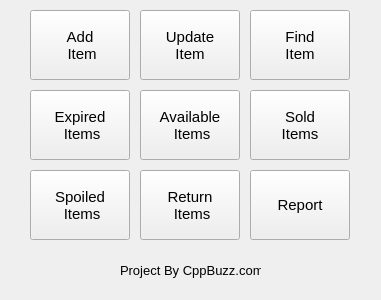
<?xml version="1.0" encoding="UTF-8"?>
<ui version="4.0">
 <class>MainWindow</class>
 <widget class="QMainWindow" name="MainWindow">
  <property name="geometry">
   <rect>
    <x>0</x>
    <y>0</y>
    <width>381</width>
    <height>300</height>
   </rect>
  </property>
  <property name="windowTitle">
   <string>Grocery Store Manager 1.0</string>
  </property>
  <widget class="QWidget" name="centralWidget">
   <widget class="QPushButton" name="btnAddItem">
    <property name="geometry">
     <rect>
      <x>30</x>
      <y>10</y>
      <width>100</width>
      <height>70</height>
     </rect>
    </property>
    <property name="font">
     <font>
      <pointsize>11</pointsize>
     </font>
    </property>
    <property name="text">
     <string>Add
 Item</string>
    </property>
   </widget>
   <widget class="QPushButton" name="btnUpdateItem">
    <property name="geometry">
     <rect>
      <x>140</x>
      <y>10</y>
      <width>100</width>
      <height>70</height>
     </rect>
    </property>
    <property name="font">
     <font>
      <pointsize>11</pointsize>
     </font>
    </property>
    <property name="text">
     <string>Update
Item</string>
    </property>
   </widget>
   <widget class="QPushButton" name="btnAvailableItems">
    <property name="geometry">
     <rect>
      <x>140</x>
      <y>90</y>
      <width>100</width>
      <height>70</height>
     </rect>
    </property>
    <property name="font">
     <font>
      <pointsize>11</pointsize>
     </font>
    </property>
    <property name="text">
     <string>Available 
 Items</string>
    </property>
   </widget>
   <widget class="QPushButton" name="btnSoldItems">
    <property name="geometry">
     <rect>
      <x>250</x>
      <y>90</y>
      <width>100</width>
      <height>70</height>
     </rect>
    </property>
    <property name="font">
     <font>
      <pointsize>11</pointsize>
     </font>
    </property>
    <property name="text">
     <string>Sold
Items</string>
    </property>
   </widget>
   <widget class="QPushButton" name="btnReport">
    <property name="geometry">
     <rect>
      <x>250</x>
      <y>170</y>
      <width>100</width>
      <height>70</height>
     </rect>
    </property>
    <property name="font">
     <font>
      <pointsize>11</pointsize>
     </font>
    </property>
    <property name="text">
     <string>Report</string>
    </property>
   </widget>
   <widget class="QLabel" name="label">
    <property name="geometry">
     <rect>
      <x>120</x>
      <y>260</y>
      <width>141</width>
      <height>20</height>
     </rect>
    </property>
    <property name="font">
     <font>
      <pointsize>10</pointsize>
     </font>
    </property>
    <property name="text">
     <string>Project By CppBuzz.com</string>
    </property>
   </widget>
   <widget class="QPushButton" name="btnExpiredItems">
    <property name="geometry">
     <rect>
      <x>30</x>
      <y>90</y>
      <width>100</width>
      <height>70</height>
     </rect>
    </property>
    <property name="font">
     <font>
      <pointsize>11</pointsize>
     </font>
    </property>
    <property name="text">
     <string>Expired 
 Items</string>
    </property>
   </widget>
   <widget class="QPushButton" name="btnSpoiledItem">
    <property name="geometry">
     <rect>
      <x>30</x>
      <y>170</y>
      <width>100</width>
      <height>70</height>
     </rect>
    </property>
    <property name="font">
     <font>
      <pointsize>11</pointsize>
     </font>
    </property>
    <property name="text">
     <string>Spoiled 
 Items</string>
    </property>
   </widget>
   <widget class="QPushButton" name="btnReturnItems">
    <property name="geometry">
     <rect>
      <x>140</x>
      <y>170</y>
      <width>100</width>
      <height>70</height>
     </rect>
    </property>
    <property name="font">
     <font>
      <pointsize>11</pointsize>
     </font>
    </property>
    <property name="text">
     <string>Return 
 Items</string>
    </property>
   </widget>
   <widget class="QPushButton" name="btnFindItem">
    <property name="geometry">
     <rect>
      <x>250</x>
      <y>10</y>
      <width>100</width>
      <height>70</height>
     </rect>
    </property>
    <property name="font">
     <font>
      <pointsize>11</pointsize>
     </font>
    </property>
    <property name="text">
     <string>Find
Item</string>
    </property>
   </widget>
  </widget>
 </widget>
 <layoutdefault spacing="6" margin="11"/>
 <resources/>
 <connections/>
</ui>
